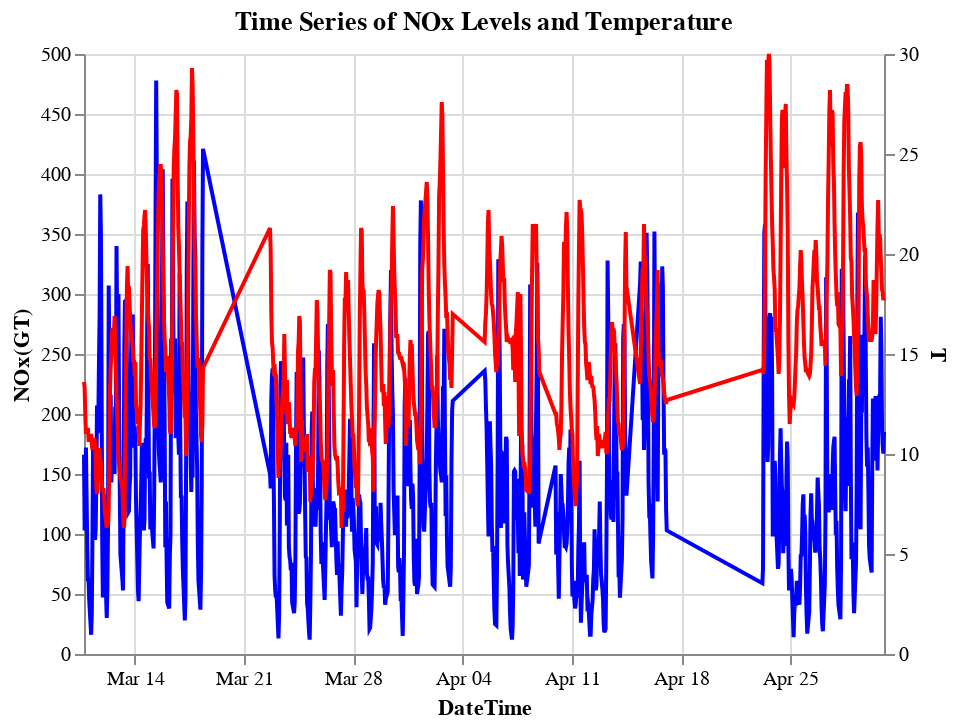

Source (notebook cell):
### Markdown cell above
Boxplot indicates that most temperature values fall within a relatively narrow interval

### Code cell
base = alt.Chart(air_quality_data_filtered).encode(
    alt.X('DateTime:T')
)

line_NOx = base.mark_line(color='blue').encode(
    alt.Y('NOx(GT)'),
    tooltip=['DateTime:T', 'NOx(GT)']
)

line_Temp = base.mark_line(color='red').encode(
    alt.Y('T'),
    tooltip=['DateTime:T', 'T']
)

chart = alt.layer(line_NOx, line_Temp).resolve_scale(
    y='independent'
).properties(
    title='Time Series of NOx Levels and Temperature'
)
chart

### Figure 1 — Vega-Lite specification as saved in the notebook (floating-point values rounded to 4 significant figures; data arrays with more than 128 entries replaced by an {"elided": "..."} marker saying what was removed)
{"config": {"view": {"continuousWidth": 400, "continuousHeight": 300}}, "layer": [{"mark": {"type": "line", "color": "blue"}, "encoding": {"tooltip": [{"field": "DateTime", "type": "temporal"}, {"field": "NOx(GT)", "type": "quantitative"}], "x": {"field": "DateTime", "type": "temporal"}, "y": {"field": "NOx(GT)", "type": "quantitative"}}}, {"mark": {"type": "line", "color": "red"}, "encoding": {"tooltip": [{"field": "DateTime", "type": "temporal"}, {"field": "T", "type": "quantitative"}], "x": {"field": "DateTime", "type": "temporal"}, "y": {"field": "T", "type": "quantitative"}}}], "data": {"name": "data-c183ecd3ba85759afdcb15d677af302b"}, "resolve": {"scale": {"y": "independent"}}, "title": "Time Series of NOx Levels and Temperature", "$schema": "https://vega.github.io/schema/vega-lite/v4.17.0.json", "datasets": {"data-c183ecd3ba85759afdcb15d677af302b": {"elided": "827 records"}}}
